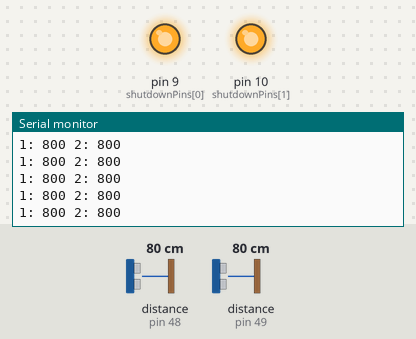
Bench run of a sketch on a simulated Arduino Uno, built with avr-gcc and run on an emulated ATmega328P. Shown: output pins drawn as LEDs (lit = HIGH), the last lines printed to the serial monitor. The inputs (shaded band) are chosen by the test bench; at power-on: distance to the obstacle (sensors on pin 48, pin 49) 80 cm.

Above: at 1.2 s.
1.3 s: distance to the obstacle (sensor on pin 48) set to 250 cm
At 1.55 s:
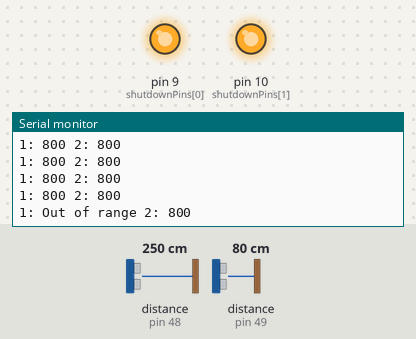
3.4 s: distance to the obstacle (sensor on pin 49) set to 250 cm
At 3.55 s:
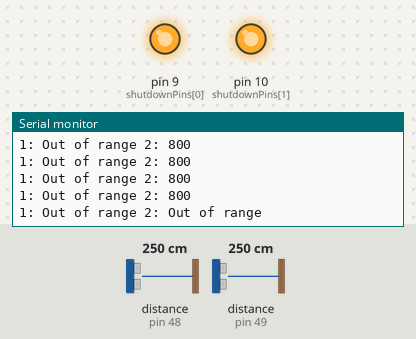
5.4 s: distance to the obstacle (sensor on pin 48) set to 2 cm
At 5.55 s:
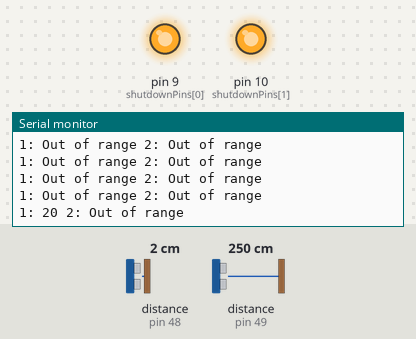

The sketch:

multiVL53L0xs.ino
```cpp
#include "VL53L0Xs.h"

VL53L0Xs myl0xs(2);
uint8_t sensorAddresses[] = { 0x30, 0x31 };
int shutdownPins[] = { 9, 10 };

void setup() {
  startSerial();
  myl0xs.attach(shutdownPins);  //绑定引脚
  Serial.println(F("Shutdown pins inited..."));
  Serial.println(F("Starting..."));
  myl0xs.ChangeAddress(shutdownPins, sensorAddresses);
}

void loop() {
  myl0xs.read_multiple_sensors();
  delay(100);
}


//------------------------------------------
void startSerial()
{
    Serial.begin(115200);
  while (!Serial) {
    delay(1);
  }
}
```

VL53L0Xs.cpp
```cpp
#include "VL53L0Xs.h"

VL53L0Xs::VL53L0Xs(int num) {
  NUM_SENSORS = num;
  VL53L0XArray = new Adafruit_VL53L0X[NUM_SENSORS];

}
VL53L0Xs::~VL53L0Xs() {
  delete[] VL53L0XArray;
}

// 绑定
void VL53L0Xs::attach(int* XSHUTpins) {
  for (int i = 0; i < NUM_SENSORS; i++) {
    pinMode(XSHUTpins[i], OUTPUT);
    digitalWrite(XSHUTpins[i], LOW);
  }
}

void VL53L0Xs::ChangeAddress(int* XSHUTpins, uint8_t* Addresses) {
  //重置
  for (int i = 0; i < NUM_SENSORS; i++) {
    digitalWrite(XSHUTpins[i], LOW);
  }
  // 对每个设备进行如下操作
  for (int i = 0; i < NUM_SENSORS; i++) {
    digitalWrite(XSHUTpins[i], HIGH);
    delay(10);
    if (!VL53L0XArray[i].begin(Addresses[i])) {  //设置地址
      Serial.println(F("Failed to boot VL53L0X sensor"));
      while (1)
        ;
    }
    delay(10);
  }
}

void VL53L0Xs::read_multiple_sensors() {
  VL53L0X_RangingMeasurementData_t measure[NUM_SENSORS];
  for (int i = 0; i < NUM_SENSORS; i++) {
    VL53L0XArray[i].rangingTest(&measure[i], false);  //获取测量值，且不要debug数据
    Serial.print(i + 1);
    Serial.print(F(": "));
    if (measure[i].RangeStatus != 4) {
      Serial.print(measure[i].RangeMilliMeter);
    } else {
      Serial.print(F("Out of range"));
    }
    Serial.print(F(" "));
  }
  Serial.println();
}
```

VL53L0Xs.h
```cpp
#include <Arduino.h> //必须放的
#include "Adafruit_VL53L0X.h"

class VL53L0Xs {
private:
int NUM_SENSORS;
Adafruit_VL53L0X* VL53L0XArray;
public:
VL53L0Xs(int num);
~VL53L0Xs();
void attach(int* XSHUTpins);
void ChangeAddress(int* XSHUTpins, uint8_t* Addresses);
void read_multiple_sensors();
};
```

Measured:
- after the input at 1.3 s, the serial monitor: prints a new line after 0.11 s (image 1)
- after the input at 3.4 s, the serial monitor: prints a new line at once (image 2)
- after the input at 5.4 s, the serial monitor: prints a new line at once (image 3)
